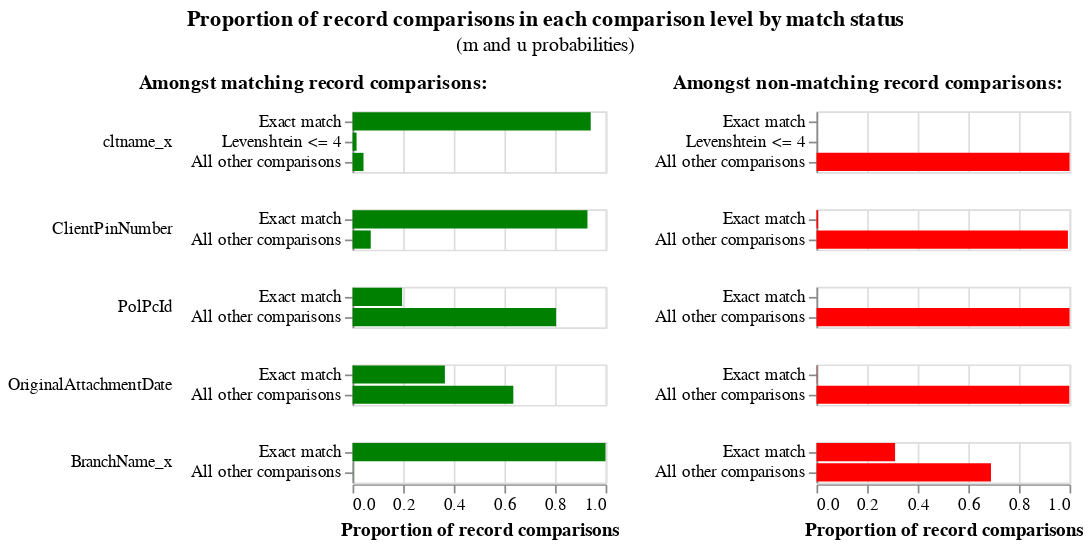

Notebook code for this chart:
### Code cell
linker.m_u_parameters_chart()

### Figure 1 — Vega-Lite specification as saved in the notebook (floating-point values rounded to 4 significant figures)
{"config": {"view": {"continuousWidth": 300, "continuousHeight": 300, "discreteHeight": 300, "discreteWidth": 400}, "header": {"title": null}, "title": {"anchor": "middle", "offset": 10}}, "hconcat": [{"mark": "bar", "encoding": {"color": {"value": "green"}, "row": {"field": "comparison_name", "header": {"labelAlign": "left", "labelAnchor": "middle", "labelAngle": 0}, "sort": {"field": "comparison_sort_order"}, "type": "nominal"}, "tooltip": [{"field": "m_probability_description", "title": "m probability description", "type": "nominal"}, {"field": "comparison_name", "title": "Comparison column name", "type": "nominal"}, {"field": "label_for_charts", "title": "Label", "type": "ordinal"}, {"field": "sql_condition", "title": "SQL condition", "type": "nominal"}, {"field": "m_probability", "format": ".4p", "title": "m probability", "type": "quantitative"}, {"field": "u_probability", "format": ".4p", "title": "u probability", "type": "quantitative"}, {"field": "bayes_factor", "format": ",.4f", "title": "Bayes factor = m/u", "type": "quantitative"}, {"field": "log2_bayes_factor", "format": ",.4f", "title": "Match weight = log2(m/u)", "type": "quantitative"}], "x": {"axis": {"title": "Proportion of record comparisons"}, "field": "m_probability", "type": "quantitative"}, "y": {"axis": {"title": null}, "field": "label_for_charts", "sort": {"field": "comparison_vector_value", "order": "descending"}, "type": "nominal"}}, "height": {"step": 12}, "resolve": {"scale": {"y": "independent"}}, "title": {"text": "Amongst matching record comparisons:", "fontSize": 12, "fontWeight": "bold"}, "transform": [{"filter": "(datum.bayes_factor != 'no-op filter due to vega lite issue 4680')"}], "width": 150}, {"mark": "bar", "encoding": {"color": {"value": "red"}, "row": {"field": "comparison_name", "header": {"labels": false}, "sort": {"field": "comparison_sort_order"}, "type": "nominal"}, "tooltip": [{"field": "u_probability_description", "title": "u probability description", "type": "nominal"}, {"field": "comparison_name", "title": "Comparison column name", "type": "nominal"}, {"field": "label_for_charts", "title": "Label", "type": "ordinal"}, {"field": "sql_condition", "title": "SQL condition", "type": "nominal"}, {"field": "m_probability", "format": ".4p", "title": "m probability", "type": "quantitative"}, {"field": "u_probability", "format": ".4p", "title": "u probability", "type": "quantitative"}, {"field": "bayes_factor", "format": ",.4f", "title": "Bayes factor = m/u", "type": "quantitative"}, {"field": "log2_bayes_factor", "format": ",.4f", "title": "Match weight = log2(m/u)", "type": "quantitative"}], "x": {"axis": {"title": "Proportion of record comparisons"}, "field": "u_probability", "type": "quantitative"}, "y": {"axis": {"title": null}, "field": "label_for_charts", "sort": {"field": "comparison_vector_value", "order": "descending"}, "type": "nominal"}}, "height": {"step": 12}, "resolve": {"scale": {"y": "independent"}}, "title": {"text": "Amongst non-matching record comparisons:", "fontSize": 12, "fontWeight": "bold"}, "transform": [{"filter": "(datum.bayes_factor != 'no-op filter2 due to vega lite issue 4680')"}], "width": 150}], "data": {"name": "data-0781065f28132337cf5d5becfe4f5abb"}, "title": {"text": "Proportion of record comparisons in each comparison level by match status", "subtitle": "(m and u probabilities)"}, "$schema": "https://vega.github.io/schema/vega-lite/v5.9.3.json", "datasets": {"data-0781065f28132337cf5d5becfe4f5abb": [{"comparison_name": "cltname_x", "sql_condition": "\"cltname_x_l\" = \"cltname_x_r\"", "label_for_charts": "Exact match", "m_probability": 0.9411, "u_probability": 5.937e-05, "m_probability_description": "Amongst matching record comparisons, 94.11% of records are in the exact match comparison level", "u_probability_description": "Amongst non-matching record comparisons, 0.01% of records are in the exact match comparison level", "has_tf_adjustments": false, "tf_adjustment_column": null, "tf_adjustment_weight": 1.0, "is_null_level": false, "bayes_factor": 15850.0, "log2_bayes_factor": 13.95, "comparison_vector_value": 2, "max_comparison_vector_value": 2, "bayes_factor_description": "If comparison level is `exact match` then comparison is 15,852.34 times more likely to be a match", "probability_two_random_records_match": 0.004, "comparison_sort_order": 0}, {"comparison_name": "cltname_x", "sql_condition": "levenshtein(\"cltname_x_l\", \"cltname_x_r\") <= 4", "label_for_charts": "Levenshtein <= 4", "m_probability": 0.01572, "u_probability": 4.769e-05, "m_probability_description": "Amongst matching record comparisons, 1.57% of records are in the levenshtein <= 4 comparison level", "u_probability_description": "Amongst non-matching record comparisons, 0.00% of records are in the levenshtein <= 4 comparison level", "has_tf_adjustments": false, "tf_adjustment_column": null, "tf_adjustment_weight": 1.0, "is_null_level": false, "bayes_factor": 329.7, "log2_bayes_factor": 8.365, "comparison_vector_value": 1, "max_comparison_vector_value": 2, "bayes_factor_description": "If comparison level is `levenshtein <= 4` then comparison is 329.72 times more likely to be a match", "probability_two_random_records_match": 0.004, "comparison_sort_order": 0}, {"comparison_name": "cltname_x", "sql_condition": "ELSE", "label_for_charts": "All other comparisons", "m_probability": 0.04313, "u_probability": 0.9999, "m_probability_description": "Amongst matching record comparisons, 4.31% of records are in the all other comparisons comparison level", "u_probability_description": "Amongst non-matching record comparisons, 99.99% of records are in the all other comparisons comparison level", "has_tf_adjustments": false, "tf_adjustment_column": null, "tf_adjustment_weight": 1.0, "is_null_level": false, "bayes_factor": 0.04313, "log2_bayes_factor": -4.535, "comparison_vector_value": 0, "max_comparison_vector_value": 2, "bayes_factor_description": "If comparison level is `all other comparisons` then comparison is  23.18 times less likely to be a match", "probability_two_random_records_match": 0.004, "comparison_sort_order": 0}, {"comparison_name": "ClientPinNumber", "sql_condition": "\"ClientPinNumber_l\" = \"ClientPinNumber_r\"", "label_for_charts": "Exact match", "m_probability": 0.9282, "u_probability": 0.006451, "m_probability_description": "Amongst matching record comparisons, 92.82% of records are in the exact match comparison level", "u_probability_description": "Amongst non-matching record comparisons, 0.65% of records are in the exact match comparison level", "has_tf_adjustments": false, "tf_adjustment_column": null, "tf_adjustment_weight": 1.0, "is_null_level": false, "bayes_factor": 143.9, "log2_bayes_factor": 7.169, "comparison_vector_value": 1, "max_comparison_vector_value": 1, "bayes_factor_description": "If comparison level is `exact match` then comparison is 143.87 times more likely to be a match", "probability_two_random_records_match": 0.004, "comparison_sort_order": 1}, {"comparison_name": "ClientPinNumber", "sql_condition": "ELSE", "label_for_charts": "All other comparisons", "m_probability": 0.07181, "u_probability": 0.9935, "m_probability_description": "Amongst matching record comparisons, 7.18% of records are in the all other comparisons comparison level", "u_probability_description": "Amongst non-matching record comparisons, 99.35% of records are in the all other comparisons comparison level", "has_tf_adjustments": false, "tf_adjustment_column": null, "tf_adjustment_weight": 1.0, "is_null_level": false, "bayes_factor": 0.07228, "log2_bayes_factor": -3.79, "comparison_vector_value": 0, "max_comparison_vector_value": 1, "bayes_factor_description": "If comparison level is `all other comparisons` then comparison is  13.84 times less likely to be a match", "probability_two_random_records_match": 0.004, "comparison_sort_order": 1}, {"comparison_name": "PolPcId", "sql_condition": "\"PolPcId_l\" = \"PolPcId_r\"", "label_for_charts": "Exact match", "m_probability": 0.1956, "u_probability": 1.655e-05, "m_probability_description": "Amongst matching record comparisons, 19.56% of records are in the exact match comparison level", "u_probability_description": "Amongst non-matching record comparisons, 0.00% of records are in the exact match comparison level", "has_tf_adjustments": false, "tf_adjustment_column": null, "tf_adjustment_weight": 1.0, "is_null_level": false, "bayes_factor": 11820.0, "log2_bayes_factor": 13.53, "comparison_vector_value": 1, "max_comparison_vector_value": 1, "bayes_factor_description": "If comparison level is `exact match` then comparison is 11,823.78 times more likely to be a match", "probability_two_random_records_match": 0.004, "comparison_sort_order": 2}, {"comparison_name": "PolPcId", "sql_condition": "ELSE", "label_for_charts": "All other comparisons", "m_probability": 0.8044, "u_probability": 1.0, "m_probability_description": "Amongst matching record comparisons, 80.44% of records are in the all other comparisons comparison level", "u_probability_description": "Amongst non-matching record comparisons, 100.00% of records are in the all other comparisons comparison level", "has_tf_adjustments": false, "tf_adjustment_column": null, "tf_adjustment_weight": 1.0, "is_null_level": false, "bayes_factor": 0.8044, "log2_bayes_factor": -0.314, "comparison_vector_value": 0, "max_comparison_vector_value": 1, "bayes_factor_description": "If comparison level is `all other comparisons` then comparison is  1.24 times less likely to be a match", "probability_two_random_records_match": 0.004, "comparison_sort_order": 2}, {"comparison_name": "OriginalAttachmentDate", "sql_condition": "\"OriginalAttachmentDate_l\" = \"OriginalAttachmentDate_r\"", "label_for_charts": "Exact match", "m_probability": 0.3648, "u_probability": 0.001055, "m_probability_description": "Amongst matching record comparisons, 36.48% of records are in the exact match comparison level", "u_probability_description": "Amongst non-matching record comparisons, 0.11% of records are in the exact match comparison level", "has_tf_adjustments": true, "tf_adjustment_column": "OriginalAttachmentDate", "tf_adjustment_weight": 1.0, "is_null_level": false, "bayes_factor": 345.7, "log2_bayes_factor": 8.433, "comparison_vector_value": 1, "max_comparison_vector_value": 1, "bayes_factor_description": "If comparison level is `exact match` then comparison is 345.72 times more likely to be a match", "probability_two_random_records_match": 0.004, "comparison_sort_order": 3}, {"comparison_name": "OriginalAttachmentDate", "sql_condition": "ELSE", "label_for_charts": "All other comparisons", "m_probability": 0.6352, "u_probability": 0.9989, "m_probability_description": "Amongst matching record comparisons, 63.52% of records are in the all other comparisons comparison level", "u_probability_description": "Amongst non-matching record comparisons, 99.89% of records are in the all other comparisons comparison level", "has_tf_adjustments": false, "tf_adjustment_column": null, "tf_adjustment_weight": 1.0, "is_null_level": false, "bayes_factor": 0.6359, "log2_bayes_factor": -0.6531, "comparison_vector_value": 0, "max_comparison_vector_value": 1, "bayes_factor_description": "If comparison level is `all other comparisons` then comparison is  1.57 times less likely to be a match", "probability_two_random_records_match": 0.004, "comparison_sort_order": 3}, {"comparison_name": "BranchName_x", "sql_condition": "\"BranchName_x_l\" = \"BranchName_x_r\"", "label_for_charts": "Exact match", "m_probability": 0.9994, "u_probability": 0.3105, "m_probability_description": "Amongst matching record comparisons, 99.94% of records are in the exact match comparison level", "u_probability_description": "Amongst non-matching record comparisons, 31.05% of records are in the exact match comparison level", "has_tf_adjustments": true, "tf_adjustment_column": "BranchName_x", "tf_adjustment_weight": 1.0, "is_null_level": false, "bayes_factor": 3.218, "log2_bayes_factor": 1.686, "comparison_vector_value": 1, "max_comparison_vector_value": 1, "bayes_factor_description": "If comparison level is `exact match` then comparison is 3.22 times more likely to be a match", "probability_two_random_records_match": 0.004, "comparison_sort_order": 4}, {"comparison_name": "BranchName_x", "sql_condition": "ELSE", "label_for_charts": "All other comparisons", "m_probability": 0.0005662, "u_probability": 0.6895, "m_probability_description": "Amongst matching record comparisons, 0.06% of records are in the all other comparisons comparison level", "u_probability_description": "Amongst non-matching record comparisons, 68.95% of records are in the all other comparisons comparison level", "has_tf_adjustments": false, "tf_adjustment_column": null, "tf_adjustment_weight": 1.0, "is_null_level": false, "bayes_factor": 0.0008212, "log2_bayes_factor": -10.25, "comparison_vector_value": 0, "max_comparison_vector_value": 1, "bayes_factor_description": "If comparison level is `all other comparisons` then comparison is  1,217.74 times less likely to be a match", "probability_two_random_records_match": 0.004, "comparison_sort_order": 4}]}}
